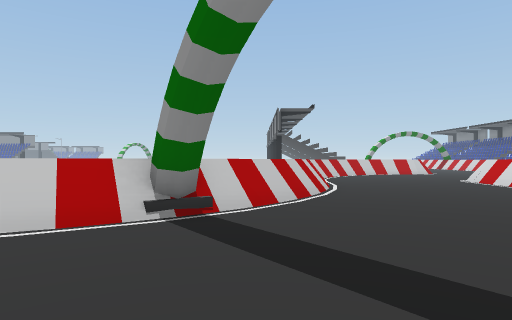
view 1 (above)

13 first-person views from a walk through a scene from a Unity 3-D project. The camera is 1.5 m above the floor, looks level and sees 75° across. The floor is counted in squares, 2 m on a side. Each view is taken from the middle of a square. On the plan, view 1 faces up. The plan holds only what a view shows up to about 11 squares ahead; the rest is blank. The place goes on beyond the plan.

view 2
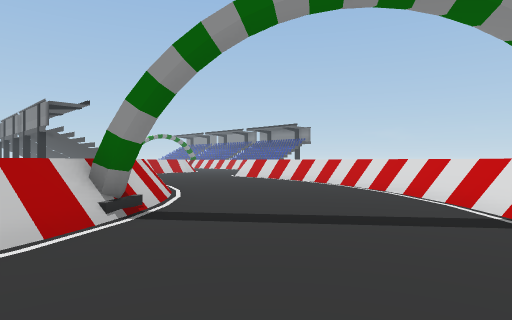

view 3
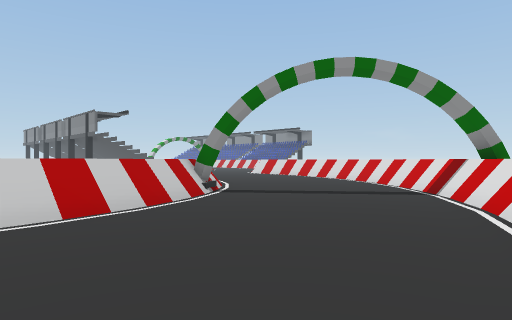

view 4
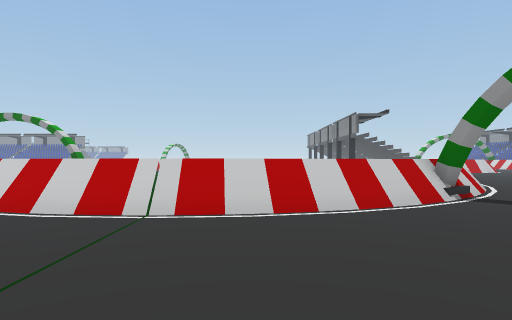

view 5
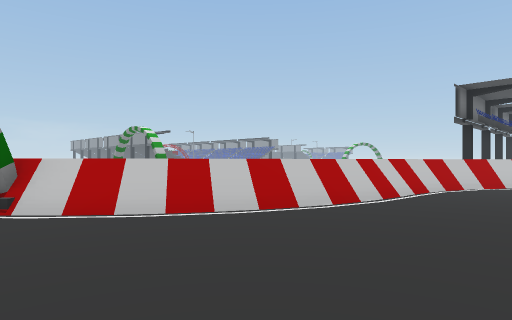

view 6
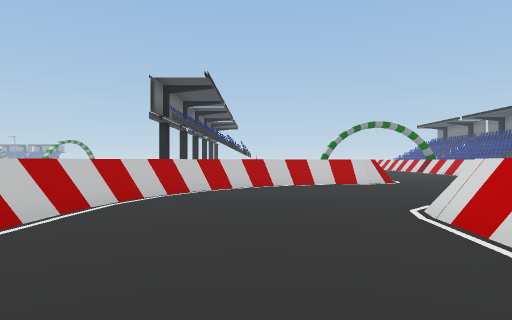

view 7
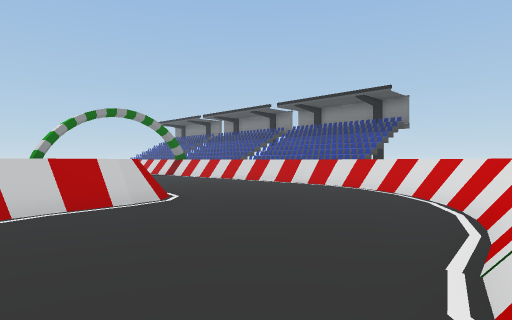

view 8
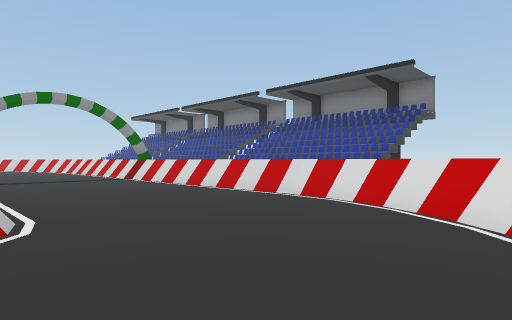

view 9
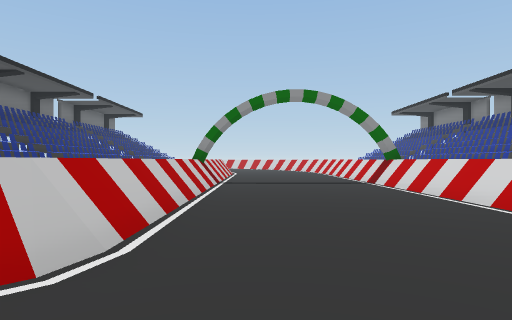

view 10
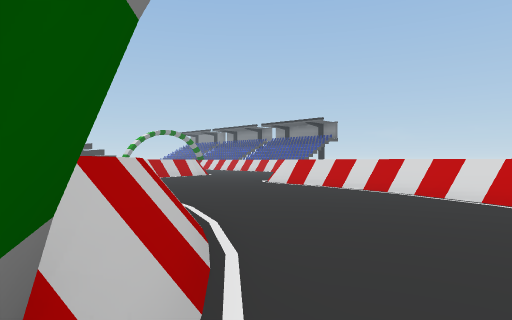

view 11
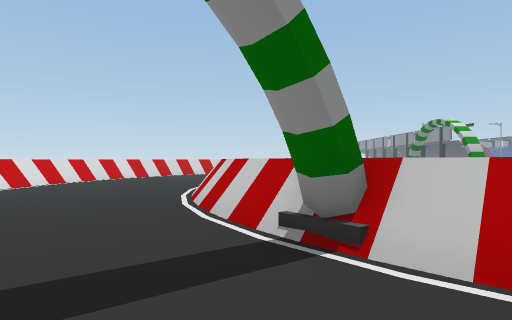

view 12
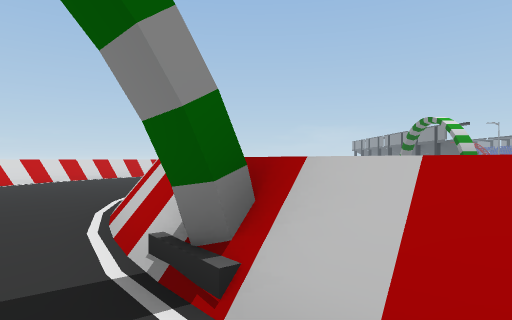

view 13
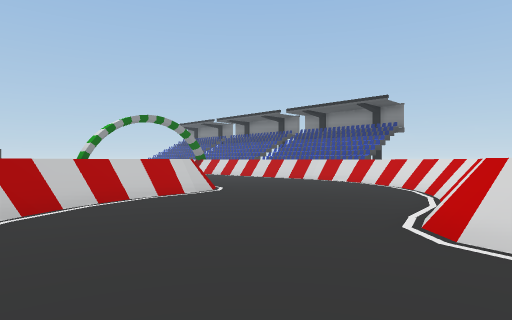

### Floor plan
Key: @ floor where view 1 was taken; # wall or solid block; . floor.
Columns run from 10 left of view 1 to 15 right of it. Each row starts with its distance up from view 1.
 23                    #.....#
 22                    #.....#
 21                    #.....#
 20                    #.....#
 19                    #.....#
 18                 ####.....#
 17               ###........#
 16              ##.........##
 15              #..........##
 14             ##.........##
 13             #........###
 12             #.....####
 11             #.....#
 10            ##.....#
  9            ##....##
  8            #.....##
  7           ##.....#
  6          ##......#
  5         ##......##
  4  #    ###.......#
  3  ######........##
  2  .............##
  1 .............##
  0 ..........@.##
 -1 ..........####
 -2 #.....
 -3 ####

Where each view was taken, in squares from view 1:
view 1: 0 up, 0 right, facing up
view 2: 0 up, 3 left, facing up-right
view 3: 2 down, 6 left, facing up-right
view 4: 2 down, 5 left, facing up
view 5: 4 up, 5 right, facing up-left
view 6: 7 up, 5 right, facing up
view 7: 12 up, 6 right, facing up-right
view 8: 14 up, 9 right, facing up-right
view 9: 16 up, 11 right, facing up
view 10: 4 up, 1 left, facing up-right
view 11: 4 up, 2 right, facing left
view 12: 5 up, 1 right, facing left
view 13: 11 up, 4 right, facing up-right
